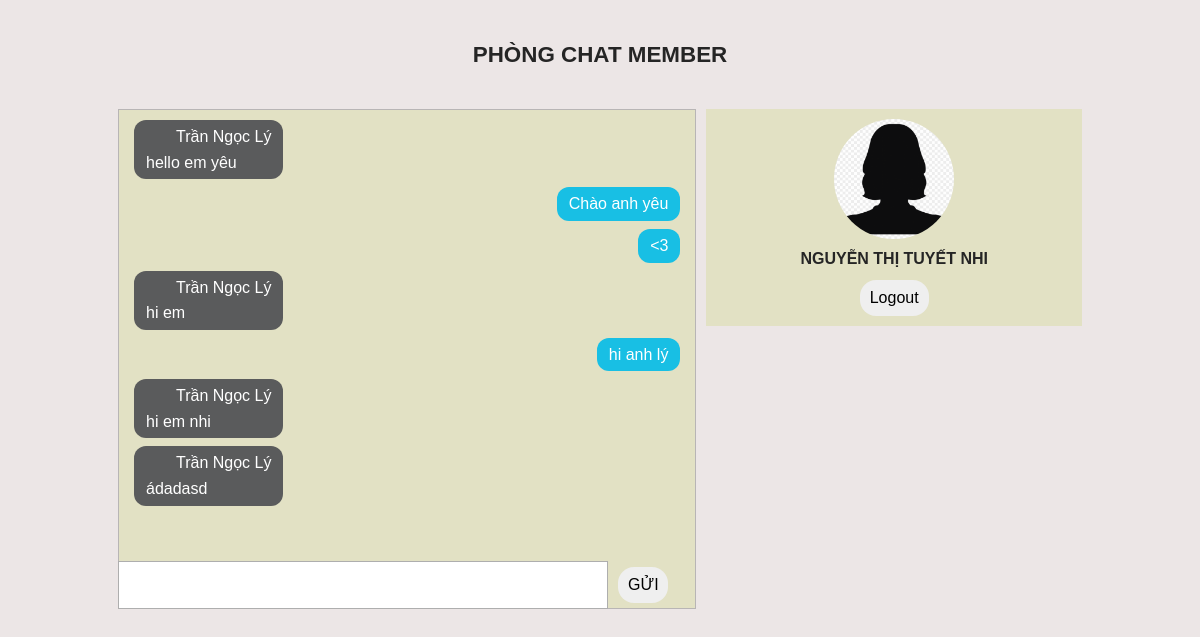
/chatmember.php?member=37 (signed in), run on the app's committed database.
### tables this page shows
CREATE TABLE `tbl_chat_member` (
  `id` int(11) NOT NULL,
  `id_member_one` int(11) NOT NULL,
  `id_member_two` int(11) NOT NULL,
  `message` text NOT NULL,
  `created_on` timestamp NOT NULL DEFAULT current_timestamp() ON UPDATE current_timestamp()
);

CREATE TABLE `tbl_members` (
  `id_member` int(11) NOT NULL,
  `name_member` varchar(100) NOT NULL,
  `email_member` varchar(100) NOT NULL,
  `password_member` varchar(150) NOT NULL,
  `profile_member` varchar(100) NOT NULL,
  `status_member` enum('Disabled','Enable') NOT NULL,
  `verification_code_member` varchar(100) NOT NULL,
  `login_status_member` enum('Logout','Login') NOT NULL,
  `created_on_member` varchar(50) NOT NULL
);

### db/database.php (called while the page is built)
<?php
class database{
    function connect(){
        $connect = new PDO("mysql:host=localhost; dbname=db_chatbot", "root", "");
        return $connect;
    }
}
?>

### query/chat_one_one.php (called while the page is built, shortened)
<?php
class chat_one_one{
    protected $connect;
    public function __construct()
	{
		require_once('./db/database.php');
		$database_object = new database;
		$this->connect = $database_object->connect();
	}
    public function getListChatOneOne($id_member_one, $id_member_two){
        $query = "
            SELECT *
            FROM tbl_chat_member
            WHERE id_member_one = $id_member_one AND id_member_two = $id_member_two
            OR id_member_two = $id_member_one AND id_member_one = $id_member_two
            ORDER BY created_on ASC
		";
        $statement = $this->connect->prepare($query);
        if($statement->execute())
		{
			return $statement->fetchAll();
		}
		else
		{
			return false;
		}
    }
}
?>

### query/member.php (called while the page is built, shortened)
<?php
class member{
	protected $connect;
    public function __construct()
	{
		require_once('./db/database.php');
		$database_object = new database;
		$this->connect = $database_object->connect();
	}
	public function getMemberById($id){
		$query = "
            SELECT *
            FROM tbl_members
			WHERE id_member = $id
			LIMIT 1
		";
        $statement = $this->connect->prepare($query);
        if($statement->execute())
		{
			return $statement->fetchAll();
		}
		else
		{
			return false;
		}
	}
}
?>

### chatmember.php (the view, shortened to what this page needs)
<?php require_once './inc/header.php'; ?>
<?php
    require_once 'query/member.php';
    require_once 'query/room.php';
    require_once 'query/chat_one_one.php';
    $member = new \member;
    $chat_one = new \chat_one_one;
    $get_list_chat_one = $chat_one->getListChatOneOne($_SESSION['member']['id_member'], $_GET['member']);
?>
<div class="container">
    <h4 class="aligncenter pb-3">Phòng Chat Member</h4>
    <div class="chat">
        <div class="row">
            <div class="content-chat" id="content-chat-member">
                <div class="bg">
                    <div class="list">
                        <?php if($get_list_chat_one){
                            foreach($get_list_chat_one as $item){
                                $name_member = $member->getMemberById($item['id_member_one']);
                        ?>
                        <?php if($item['id_member_one'] != $_SESSION['member']['id_member']){ ?>
                                <div class="list-msg left">
                                    <div class="item-msg">
                                        <div class="info">
                                            <div class="img">
                                            </div>
                                            <span class="text-name"><?php echo $name_member[0]['name_member']; ?></span>
                                        </div>
                                        <div class="text-msg">
                                            <p><?php echo $item['message']; ?></p>
                                        </div>
                                    </div>
                                </div>
                        <?php }else{ ?>
                                <div class="list-msg right">
                                    <div class="item-msg">
                                        <div class="text-msg">
                                            <p><?php echo $item['message']; ?></p>
                                        </div>
                                    </div>
                                </div>
                        <?php
                                }
                            }
                        }
                        ?>
                    </div>
                    <div class="text-send">
                        <textarea name="" class="input-text" id="input-text-member"></textarea>
                        <input type="submit" class="btn btn-submit" id="btn-send-member" value="Gửi">
                    </div>
                </div>
            </div>
            <div class="member-chat">
                <div class="img">
                    <img src="./libs/images/ic-women.png" alt="">
                    <h4 class="aligncenter name"><?php echo $_SESSION['member']['name_member']; ?></h4>
                </div>
                <div class="action">
                    <form method="POST" action="chatroom.php">
                        <input type="submit" class="btn btn-primary mt-2 mb-2 logout" name="logout" id="logout" value="Logout" />
                    </form>
                </div>
            </div>
        </div>
    </div>
</div>
<?php require_once './inc/footer.php'; ?>

### libs/css/style.css (style rules this page uses)
* { -webkit-box-sizing: border-box; -moz-box-sizing: border-box; box-sizing: border-box; }
html, body, div, span, applet, object, iframe, h1, h2, h3, h4, h5, h6, p, blockquote, pre, a, abbr, acronym, address, big, cite, code, del, dfn, em, img, ins, kbd, q, s, samp, small, strike, strong, sup, tt, var, b, u, i, center, dl, dt, dd, ol, ul, li, fieldset, form, label, legend, table, caption, tbody, tfoot, thead, tr, th, td, article, aside, canvas, details, embed, figure, figcaption, footer, header, hgroup, menu, nav, output, ruby, section, summary, time, mark, audio, video { margin: 0; padding: 0; border: 0; font: inherit; font-size: 100%; vertical-align: baseline; }
html, body { margin: 0; padding: 0; }
*:before, *:after { -webkit-box-sizing: border-box; -moz-box-sizing: border-box; box-sizing: border-box; }
html { font-size: 16px; height: 100%; margin: 0; padding: 0; width: 100%; overflow-x: hidden; }
body { cursor: auto; font-family: Arial, Helvetica, sans-serif; line-height: 160%; color: #252525; font-size: 1rem; min-width: 320px; word-break: break-word; background-color: #ece6e6; }
img { border: 0; outline: none; max-width: 100%; }
span, a, input, div, textarea { outline: none; }
img, input { vertical-align: middle; }
h1, h2, h3, h4, h5, h6 { margin: 0;padding: 0;border: 0;font-weight: normal;outline: none;line-height: 130%; }
div, blockquote, pre, ul, ol, li { margin: 0;padding: 0;border: 0; }
.container { margin: 0 auto; max-width: 1024px; padding-left: 15px; padding-right: 15px; position: relative; z-index: 10; }
.row:before, .row:after { display: table; content: " "; }
.row:after { clear: both; }
input[type='text'], input[type='email'], input[type='number'], input[type='tel'], input[type=submit], input[type=password], input[type=button], select { height: 36px; border: 1px solid #aeaeae; padding: 5px; font-size: 1rem; -webkit-appearance: none; appearance: none; -webkit-transition: 0.3s; transition: 0.3s; outline: none; box-sizing: border-box; }
textarea { padding: 10px 5px; border: 1px solid #aeaeae; font-size: 1rem; }
::placeholder { font-size: 1rem; }
.aligncenter { display: block; margin-left: auto; margin-right: auto; text-align: center; padding: 40px; font-size: 1.4rem; text-transform: uppercase; font-weight: bold; }
.chat .row { display: flex; }
.chat .content-chat { width: 60%; position: relative; }
.chat .content-chat .bg .list { height: 500px; overflow-y: scroll; border: 1px solid #b8b5b5; padding-right: 0; background-color: #e2e1c4; padding: 10px 15px 50px; }
.chat .list-msg { width: 100%; display: flex; margin-bottom: 8px; }
.chat .list-msg.left { justify-content: flex-start; padding-right: calc(100% - (100% - 60px)); }
.chat .list-msg.right { justify-content: flex-end; padding-left: calc(100% - (100% - 60px)); }
.chat .item-msg { padding: 4px 12px; border-radius: 12px; }
.chat .item-msg .text-name { padding-left: 10px; }
.chat .left .item-msg { background-color: #5a5b5c; color: #ffffff; }
.chat .right .item-msg { background-color: #18bfe4; color: #ffffff; }
.chat .item-msg .info { display: flex; }
.chat .item-msg .img { width: 20px; height: 20px; }
.chat .text-send { width: 100%; display: flex; position: absolute; bottom: 0; left: 0; right: 0; align-items: center; padding-right: 18px; }
.chat .text-send .btn-submit { width: 50px; margin-left: 10px; margin-right: 10px; border-radius: 16px; outline: none; border: none; text-transform: uppercase; }
.chat .text-send .input-text { flex: 1; outline: none; height: 48px; resize: none; padding: 6px 8px; }
.chat .member-chat { width: 40%; text-align: center; padding-left: 10px; }
.chat .member-chat .img { width: 100%; background-color: #e2e1c4; padding-top: 10px; }
.chat .member-chat .action { width: 100%; background-color: #e2e1c4; padding-bottom: 10px; }
.chat .member-chat .action .logout { outline: none; border: none; border-radius: 16px; padding: 0 10px; }
.chat .member-chat .img img { border-radius: 50%; width: 120px; height: 120px; }
.chat .member-chat .img .name { font-size: 1rem; padding: 10px 0; }

### data on the page
tbl_chat_member: id_member_one.name_member "Trần Ngọc Lý", message "hello em yêu"
tbl_chat_member: message "Chào anh yêu"
tbl_chat_member: message "<3"
tbl_chat_member: id_member_one.name_member "Trần Ngọc Lý", message "hi em"
tbl_chat_member: message "hi anh lý"
tbl_chat_member: id_member_one.name_member "Trần Ngọc Lý", message "hi em nhi"
tbl_chat_member: id_member_one.name_member "Trần Ngọc Lý", message "ádadasd"

### other printed values
$_SESSION['member']['name_member'] "NGUYỄN THỊ TUYẾT NHI"
